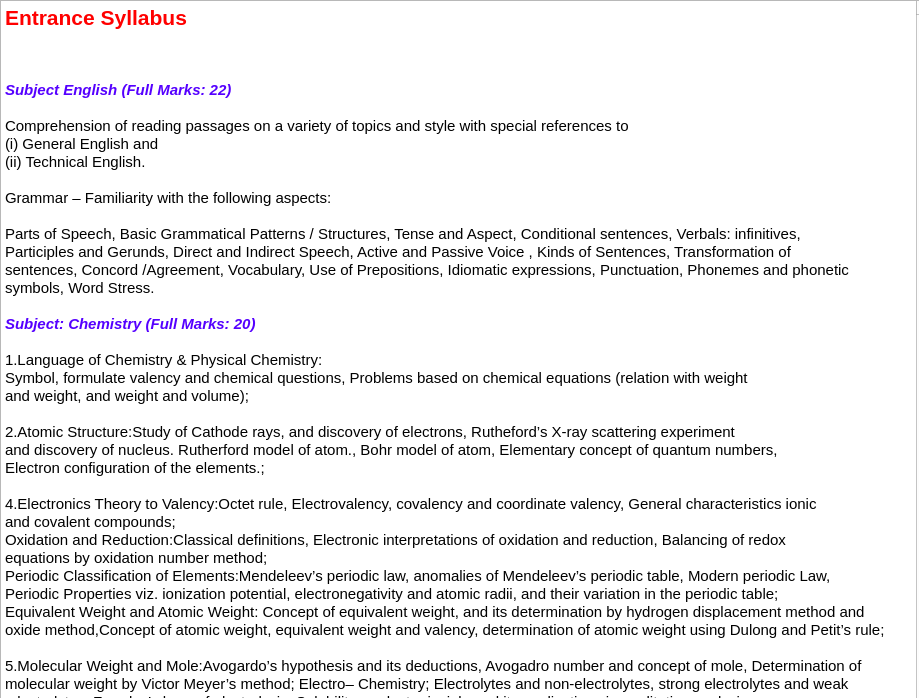
<?xml version="1.0" encoding="UTF-8"?>
<ui version="4.0">
 <class>allsyllabus</class>
 <widget class="QDialog" name="allsyllabus">
  <property name="geometry">
   <rect>
    <x>0</x>
    <y>0</y>
    <width>919</width>
    <height>698</height>
   </rect>
  </property>
  <property name="windowTitle">
   <string>Syllabus</string>
  </property>
  <widget class="QTextEdit" name="textEdit">
   <property name="geometry">
    <rect>
     <x>0</x>
     <y>0</y>
     <width>931</width>
     <height>1061</height>
    </rect>
   </property>
   <property name="html">
    <string>&lt;!DOCTYPE HTML PUBLIC &quot;-//W3C//DTD HTML 4.0//EN&quot; &quot;http://www.w3.org/TR/REC-html40/strict.dtd&quot;&gt;
&lt;html&gt;&lt;head&gt;&lt;meta name=&quot;qrichtext&quot; content=&quot;1&quot; /&gt;&lt;style type=&quot;text/css&quot;&gt;
p, li { white-space: pre-wrap; }
&lt;/style&gt;&lt;/head&gt;&lt;body style=&quot; font-family:'Ubuntu'; font-size:10pt; font-weight:400; font-style:normal;&quot;&gt;
&lt;p align=&quot;justify&quot; style=&quot; margin-top:0px; margin-bottom:0px; margin-left:0px; margin-right:0px; -qt-block-indent:0; text-indent:0px;&quot;&gt;&lt;span style=&quot; font-family:'MS Shell Dlg 2'; font-size:16pt; font-weight:600; color:#ff0000;&quot;&gt;Entrance Syllabus&lt;/span&gt;&lt;/p&gt;
&lt;p align=&quot;justify&quot; style=&quot;-qt-paragraph-type:empty; margin-top:0px; margin-bottom:0px; margin-left:0px; margin-right:0px; -qt-block-indent:0; text-indent:0px; font-family:'MS Shell Dlg 2'; font-size:11pt;&quot;&gt;&lt;br /&gt;&lt;/p&gt;
&lt;p align=&quot;justify&quot; style=&quot;-qt-paragraph-type:empty; margin-top:0px; margin-bottom:0px; margin-left:0px; margin-right:0px; -qt-block-indent:0; text-indent:0px;&quot;&gt;&lt;br /&gt;&lt;/p&gt;
&lt;p align=&quot;justify&quot; style=&quot;-qt-paragraph-type:empty; margin-top:0px; margin-bottom:0px; margin-left:0px; margin-right:0px; -qt-block-indent:0; text-indent:0px; font-family:'MS Shell Dlg 2'; font-size:11pt;&quot;&gt;&lt;br /&gt;&lt;/p&gt;
&lt;p align=&quot;justify&quot; style=&quot; margin-top:0px; margin-bottom:0px; margin-left:0px; margin-right:0px; -qt-block-indent:0; text-indent:0px;&quot;&gt;&lt;span style=&quot; font-family:'MS Shell Dlg 2'; font-size:11pt; font-weight:600; font-style:italic; color:#5500ff;&quot;&gt;Subject English (Full Marks: 22)&lt;/span&gt;&lt;/p&gt;
&lt;p align=&quot;justify&quot; style=&quot;-qt-paragraph-type:empty; margin-top:0px; margin-bottom:0px; margin-left:0px; margin-right:0px; -qt-block-indent:0; text-indent:0px; font-family:'MS Shell Dlg 2'; font-size:11pt; font-weight:600; font-style:italic;&quot;&gt;&lt;br /&gt;&lt;/p&gt;
&lt;p align=&quot;justify&quot; style=&quot; margin-top:0px; margin-bottom:0px; margin-left:0px; margin-right:0px; -qt-block-indent:0; text-indent:0px;&quot;&gt;&lt;span style=&quot; font-family:'MS Shell Dlg 2'; font-size:11pt;&quot;&gt;Comprehension of reading passages on a variety of topics and style with special references to &lt;/span&gt;&lt;/p&gt;
&lt;p align=&quot;justify&quot; style=&quot; margin-top:0px; margin-bottom:0px; margin-left:0px; margin-right:0px; -qt-block-indent:0; text-indent:0px;&quot;&gt;&lt;span style=&quot; font-family:'MS Shell Dlg 2'; font-size:11pt;&quot;&gt;(i) General English and &lt;/span&gt;&lt;/p&gt;
&lt;p align=&quot;justify&quot; style=&quot; margin-top:0px; margin-bottom:0px; margin-left:0px; margin-right:0px; -qt-block-indent:0; text-indent:0px;&quot;&gt;&lt;span style=&quot; font-family:'MS Shell Dlg 2'; font-size:11pt;&quot;&gt;(ii) Technical English.&lt;/span&gt;&lt;/p&gt;
&lt;p align=&quot;justify&quot; style=&quot;-qt-paragraph-type:empty; margin-top:0px; margin-bottom:0px; margin-left:0px; margin-right:0px; -qt-block-indent:0; text-indent:0px; font-family:'MS Shell Dlg 2'; font-size:11pt;&quot;&gt;&lt;br /&gt;&lt;/p&gt;
&lt;p align=&quot;justify&quot; style=&quot; margin-top:0px; margin-bottom:0px; margin-left:0px; margin-right:0px; -qt-block-indent:0; text-indent:0px;&quot;&gt;&lt;span style=&quot; font-family:'MS Shell Dlg 2'; font-size:11pt;&quot;&gt;Grammar – Familiarity with the following aspects:&lt;/span&gt;&lt;/p&gt;
&lt;p align=&quot;justify&quot; style=&quot;-qt-paragraph-type:empty; margin-top:0px; margin-bottom:0px; margin-left:0px; margin-right:0px; -qt-block-indent:0; text-indent:0px; font-family:'MS Shell Dlg 2'; font-size:11pt;&quot;&gt;&lt;br /&gt;&lt;/p&gt;
&lt;p align=&quot;justify&quot; style=&quot; margin-top:0px; margin-bottom:0px; margin-left:0px; margin-right:0px; -qt-block-indent:0; text-indent:0px;&quot;&gt;&lt;span style=&quot; font-family:'MS Shell Dlg 2'; font-size:11pt;&quot;&gt;Parts of Speech, Basic Grammatical Patterns / Structures, Tense and Aspect, Conditional sentences, Verbals: infinitives, &lt;/span&gt;&lt;/p&gt;
&lt;p align=&quot;justify&quot; style=&quot; margin-top:0px; margin-bottom:0px; margin-left:0px; margin-right:0px; -qt-block-indent:0; text-indent:0px;&quot;&gt;&lt;span style=&quot; font-family:'MS Shell Dlg 2'; font-size:11pt;&quot;&gt;Participles and Gerunds, Direct and Indirect Speech, Active and Passive Voice , Kinds of Sentences, Transformation of &lt;/span&gt;&lt;/p&gt;
&lt;p align=&quot;justify&quot; style=&quot; margin-top:0px; margin-bottom:0px; margin-left:0px; margin-right:0px; -qt-block-indent:0; text-indent:0px;&quot;&gt;&lt;span style=&quot; font-family:'MS Shell Dlg 2'; font-size:11pt;&quot;&gt;sentences, Concord /Agreement, Vocabulary, Use of Prepositions, Idiomatic expressions, Punctuation, Phonemes and phonetic &lt;/span&gt;&lt;/p&gt;
&lt;p align=&quot;justify&quot; style=&quot; margin-top:0px; margin-bottom:0px; margin-left:0px; margin-right:0px; -qt-block-indent:0; text-indent:0px;&quot;&gt;&lt;span style=&quot; font-family:'MS Shell Dlg 2'; font-size:11pt;&quot;&gt;symbols, Word Stress.&lt;/span&gt;&lt;/p&gt;
&lt;p align=&quot;justify&quot; style=&quot;-qt-paragraph-type:empty; margin-top:0px; margin-bottom:0px; margin-left:0px; margin-right:0px; -qt-block-indent:0; text-indent:0px; font-family:'MS Shell Dlg 2'; font-size:11pt;&quot;&gt;&lt;br /&gt;&lt;/p&gt;
&lt;p align=&quot;justify&quot; style=&quot; margin-top:0px; margin-bottom:0px; margin-left:0px; margin-right:0px; -qt-block-indent:0; text-indent:0px;&quot;&gt;&lt;span style=&quot; font-family:'MS Shell Dlg 2'; font-size:11pt; font-weight:600; font-style:italic; color:#5500ff;&quot;&gt;Subject: Chemistry (Full Marks: 20)&lt;/span&gt;&lt;/p&gt;
&lt;p align=&quot;justify&quot; style=&quot;-qt-paragraph-type:empty; margin-top:0px; margin-bottom:0px; margin-left:0px; margin-right:0px; -qt-block-indent:0; text-indent:0px; font-family:'MS Shell Dlg 2'; font-size:11pt;&quot;&gt;&lt;br /&gt;&lt;/p&gt;
&lt;p align=&quot;justify&quot; style=&quot; margin-top:0px; margin-bottom:0px; margin-left:0px; margin-right:0px; -qt-block-indent:0; text-indent:0px;&quot;&gt;&lt;span style=&quot; font-family:'MS Shell Dlg 2'; font-size:11pt;&quot;&gt;1.Language of Chemistry &amp;amp; Physical Chemistry:&lt;/span&gt;&lt;/p&gt;
&lt;p align=&quot;justify&quot; style=&quot; margin-top:0px; margin-bottom:0px; margin-left:0px; margin-right:0px; -qt-block-indent:0; text-indent:0px;&quot;&gt;&lt;span style=&quot; font-family:'MS Shell Dlg 2'; font-size:11pt;&quot;&gt;Symbol, formulate valency and chemical questions, Problems based on chemical equations (relation with weight &lt;/span&gt;&lt;/p&gt;
&lt;p align=&quot;justify&quot; style=&quot; margin-top:0px; margin-bottom:0px; margin-left:0px; margin-right:0px; -qt-block-indent:0; text-indent:0px;&quot;&gt;&lt;span style=&quot; font-family:'MS Shell Dlg 2'; font-size:11pt;&quot;&gt;and weight, and weight and volume);&lt;/span&gt;&lt;/p&gt;
&lt;p align=&quot;justify&quot; style=&quot;-qt-paragraph-type:empty; margin-top:0px; margin-bottom:0px; margin-left:0px; margin-right:0px; -qt-block-indent:0; text-indent:0px; font-family:'MS Shell Dlg 2'; font-size:11pt;&quot;&gt;&lt;br /&gt;&lt;/p&gt;
&lt;p align=&quot;justify&quot; style=&quot; margin-top:0px; margin-bottom:0px; margin-left:0px; margin-right:0px; -qt-block-indent:0; text-indent:0px;&quot;&gt;&lt;span style=&quot; font-family:'MS Shell Dlg 2'; font-size:11pt;&quot;&gt;2.Atomic Structure:Study of Cathode rays, and discovery of electrons, Rutheford’s X-ray scattering experiment &lt;/span&gt;&lt;/p&gt;
&lt;p align=&quot;justify&quot; style=&quot; margin-top:0px; margin-bottom:0px; margin-left:0px; margin-right:0px; -qt-block-indent:0; text-indent:0px;&quot;&gt;&lt;span style=&quot; font-family:'MS Shell Dlg 2'; font-size:11pt;&quot;&gt;and discovery of nucleus. Rutherford model of atom., Bohr model of atom, Elementary concept of quantum numbers, &lt;/span&gt;&lt;/p&gt;
&lt;p align=&quot;justify&quot; style=&quot; margin-top:0px; margin-bottom:0px; margin-left:0px; margin-right:0px; -qt-block-indent:0; text-indent:0px;&quot;&gt;&lt;span style=&quot; font-family:'MS Shell Dlg 2'; font-size:11pt;&quot;&gt;Electron configuration of the elements.;&lt;/span&gt;&lt;/p&gt;
&lt;p align=&quot;justify&quot; style=&quot;-qt-paragraph-type:empty; margin-top:0px; margin-bottom:0px; margin-left:0px; margin-right:0px; -qt-block-indent:0; text-indent:0px; font-family:'MS Shell Dlg 2'; font-size:11pt;&quot;&gt;&lt;br /&gt;&lt;/p&gt;
&lt;p align=&quot;justify&quot; style=&quot; margin-top:0px; margin-bottom:0px; margin-left:0px; margin-right:0px; -qt-block-indent:0; text-indent:0px;&quot;&gt;&lt;span style=&quot; font-family:'MS Shell Dlg 2'; font-size:11pt;&quot;&gt;4.Electronics Theory to Valency:Octet rule, Electrovalency, covalency and coordinate valency, General characteristics ionic &lt;/span&gt;&lt;/p&gt;
&lt;p align=&quot;justify&quot; style=&quot; margin-top:0px; margin-bottom:0px; margin-left:0px; margin-right:0px; -qt-block-indent:0; text-indent:0px;&quot;&gt;&lt;span style=&quot; font-family:'MS Shell Dlg 2'; font-size:11pt;&quot;&gt;and covalent compounds;&lt;/span&gt;&lt;/p&gt;
&lt;p align=&quot;justify&quot; style=&quot; margin-top:0px; margin-bottom:0px; margin-left:0px; margin-right:0px; -qt-block-indent:0; text-indent:0px;&quot;&gt;&lt;span style=&quot; font-family:'MS Shell Dlg 2'; font-size:11pt;&quot;&gt;Oxidation and Reduction:Classical definitions, Electronic interpretations of oxidation and reduction, Balancing of redox &lt;/span&gt;&lt;/p&gt;
&lt;p align=&quot;justify&quot; style=&quot; margin-top:0px; margin-bottom:0px; margin-left:0px; margin-right:0px; -qt-block-indent:0; text-indent:0px;&quot;&gt;&lt;span style=&quot; font-family:'MS Shell Dlg 2'; font-size:11pt;&quot;&gt;equations by oxidation number method;&lt;/span&gt;&lt;/p&gt;
&lt;p align=&quot;justify&quot; style=&quot; margin-top:0px; margin-bottom:0px; margin-left:0px; margin-right:0px; -qt-block-indent:0; text-indent:0px;&quot;&gt;&lt;span style=&quot; font-family:'MS Shell Dlg 2'; font-size:11pt;&quot;&gt;Periodic Classification of Elements:Mendeleev’s periodic law, anomalies of Mendeleev’s periodic table, Modern periodic Law,&lt;/span&gt;&lt;/p&gt;
&lt;p align=&quot;justify&quot; style=&quot; margin-top:0px; margin-bottom:0px; margin-left:0px; margin-right:0px; -qt-block-indent:0; text-indent:0px;&quot;&gt;&lt;span style=&quot; font-family:'MS Shell Dlg 2'; font-size:11pt;&quot;&gt;Periodic Properties viz. ionization potential, electronegativity and atomic radii, and their variation in the periodic table; &lt;/span&gt;&lt;/p&gt;
&lt;p align=&quot;justify&quot; style=&quot; margin-top:0px; margin-bottom:0px; margin-left:0px; margin-right:0px; -qt-block-indent:0; text-indent:0px;&quot;&gt;&lt;span style=&quot; font-family:'MS Shell Dlg 2'; font-size:11pt;&quot;&gt;Equivalent Weight and Atomic Weight: Concept of equivalent weight, and its determination by hydrogen displacement method and &lt;/span&gt;&lt;/p&gt;
&lt;p align=&quot;justify&quot; style=&quot; margin-top:0px; margin-bottom:0px; margin-left:0px; margin-right:0px; -qt-block-indent:0; text-indent:0px;&quot;&gt;&lt;span style=&quot; font-family:'MS Shell Dlg 2'; font-size:11pt;&quot;&gt;oxide method,Concept of atomic weight, equivalent weight and valency, determination of atomic weight using Dulong and Petit’s rule;&lt;/span&gt;&lt;/p&gt;
&lt;p align=&quot;justify&quot; style=&quot;-qt-paragraph-type:empty; margin-top:0px; margin-bottom:0px; margin-left:0px; margin-right:0px; -qt-block-indent:0; text-indent:0px; font-family:'MS Shell Dlg 2'; font-size:11pt;&quot;&gt;&lt;br /&gt;&lt;/p&gt;
&lt;p align=&quot;justify&quot; style=&quot; margin-top:0px; margin-bottom:0px; margin-left:0px; margin-right:0px; -qt-block-indent:0; text-indent:0px;&quot;&gt;&lt;span style=&quot; font-family:'MS Shell Dlg 2'; font-size:11pt;&quot;&gt;5.Molecular Weight and Mole:Avogardo’s hypothesis and its deductions, Avogadro number and concept of mole, Determination of &lt;/span&gt;&lt;/p&gt;
&lt;p align=&quot;justify&quot; style=&quot; margin-top:0px; margin-bottom:0px; margin-left:0px; margin-right:0px; -qt-block-indent:0; text-indent:0px;&quot;&gt;&lt;span style=&quot; font-family:'MS Shell Dlg 2'; font-size:11pt;&quot;&gt;molecular weight by Victor Meyer’s method; Electro– Chemistry; Electrolytes and non-electrolytes, strong electrolytes and weak&lt;/span&gt;&lt;/p&gt;
&lt;p align=&quot;justify&quot; style=&quot; margin-top:0px; margin-bottom:0px; margin-left:0px; margin-right:0px; -qt-block-indent:0; text-indent:0px;&quot;&gt;&lt;span style=&quot; font-family:'MS Shell Dlg 2'; font-size:11pt;&quot;&gt; electrolytes, Faraday’s laws of electrolysis, Solubility product principle and its applications in qualitative analysis; &lt;/span&gt;&lt;/p&gt;
&lt;p align=&quot;justify&quot; style=&quot; margin-top:0px; margin-bottom:0px; margin-left:0px; margin-right:0px; -qt-block-indent:0; text-indent:0px;&quot;&gt;&lt;span style=&quot; font-family:'MS Shell Dlg 2'; font-size:11pt;&quot;&gt;Theories of Acids and Bases: Arrhenius theory, Bronsted and Lowry theory, Lewis theory; Volumetric Analysis Equivalent weights &lt;/span&gt;&lt;/p&gt;
&lt;p align=&quot;justify&quot; style=&quot; margin-top:0px; margin-bottom:0px; margin-left:0px; margin-right:0px; -qt-block-indent:0; text-indent:0px;&quot;&gt;&lt;span style=&quot; font-family:'MS Shell Dlg 2'; font-size:11pt;&quot;&gt;of acids, base and salts, Principles of acidimetry and alkalimetry, pH and pH scale.&lt;/span&gt;&lt;/p&gt;
&lt;p align=&quot;justify&quot; style=&quot;-qt-paragraph-type:empty; margin-top:0px; margin-bottom:0px; margin-left:0px; margin-right:0px; -qt-block-indent:0; text-indent:0px; font-family:'MS Shell Dlg 2'; font-size:11pt;&quot;&gt;&lt;br /&gt;&lt;/p&gt;
&lt;p align=&quot;justify&quot; style=&quot; margin-top:0px; margin-bottom:0px; margin-left:0px; margin-right:0px; -qt-block-indent:0; text-indent:0px;&quot;&gt;&lt;span style=&quot; font-family:'MS Shell Dlg 2'; font-size:11pt;&quot;&gt;6.Non-Metals&lt;/span&gt;&lt;/p&gt;
&lt;p align=&quot;justify&quot; style=&quot;-qt-paragraph-type:empty; margin-top:0px; margin-bottom:0px; margin-left:0px; margin-right:0px; -qt-block-indent:0; text-indent:0px; font-family:'MS Shell Dlg 2'; font-size:11pt;&quot;&gt;&lt;br /&gt;&lt;/p&gt;
&lt;p align=&quot;justify&quot; style=&quot; margin-top:0px; margin-bottom:0px; margin-left:0px; margin-right:0px; -qt-block-indent:0; text-indent:0px;&quot;&gt;&lt;span style=&quot; font-family:'MS Shell Dlg 2'; font-size:11pt;&quot;&gt;Water: Hard water and soft water, Causes and removal of hardness of water; Nitrogen and its Compounds:Nitrogen cycle, Preparation&lt;/span&gt;&lt;/p&gt;
&lt;p align=&quot;justify&quot; style=&quot; margin-top:0px; margin-bottom:0px; margin-left:0px; margin-right:0px; -qt-block-indent:0; text-indent:0px;&quot;&gt;&lt;span style=&quot; font-family:'MS Shell Dlg 2'; font-size:11pt;&quot;&gt; of ammonia and nitric acid in the lab, and their properties, Manufacture of ammonia and nitric acid, Sulphur and its Compound.&lt;/span&gt;&lt;/p&gt;
&lt;p align=&quot;justify&quot; style=&quot;-qt-paragraph-type:empty; margin-top:0px; margin-bottom:0px; margin-left:0px; margin-right:0px; -qt-block-indent:0; text-indent:0px; font-family:'MS Shell Dlg 2'; font-size:11pt;&quot;&gt;&lt;br /&gt;&lt;/p&gt;
&lt;p align=&quot;justify&quot; style=&quot; margin-top:0px; margin-bottom:0px; margin-left:0px; margin-right:0px; -qt-block-indent:0; text-indent:0px;&quot;&gt;&lt;span style=&quot; font-family:'MS Shell Dlg 2'; font-size:11pt;&quot;&gt;Allotropy of sulphur, Preparation of hydrogen sulphide, sulphure dioxide in the lab, and their properties, Manufacture of sulphuric&lt;/span&gt;&lt;/p&gt;
&lt;p align=&quot;justify&quot; style=&quot; margin-top:0px; margin-bottom:0px; margin-left:0px; margin-right:0px; -qt-block-indent:0; text-indent:0px;&quot;&gt;&lt;span style=&quot; font-family:'MS Shell Dlg 2'; font-size:11pt;&quot;&gt; acid by contact process; Halogens and Their Compound: Position of halogens in the periodic table, Preparation of chlorine and hydrogen&lt;/span&gt;&lt;/p&gt;
&lt;p align=&quot;justify&quot; style=&quot; margin-top:0px; margin-bottom:0px; margin-left:0px; margin-right:0px; -qt-block-indent:0; text-indent:0px;&quot;&gt;&lt;span style=&quot; font-family:'MS Shell Dlg 2'; font-size:11pt;&quot;&gt; chloride in the lab, and their properties.&lt;/span&gt;&lt;/p&gt;
&lt;p align=&quot;justify&quot; style=&quot;-qt-paragraph-type:empty; margin-top:0px; margin-bottom:0px; margin-left:0px; margin-right:0px; -qt-block-indent:0; text-indent:0px; font-family:'MS Shell Dlg 2'; font-size:11pt;&quot;&gt;&lt;br /&gt;&lt;/p&gt;
&lt;p align=&quot;justify&quot; style=&quot; margin-top:0px; margin-bottom:0px; margin-left:0px; margin-right:0px; -qt-block-indent:0; text-indent:0px;&quot;&gt;&lt;span style=&quot; font-family:'MS Shell Dlg 2'; font-size:11pt;&quot;&gt;7.Metals&lt;/span&gt;&lt;/p&gt;
&lt;p align=&quot;justify&quot; style=&quot;-qt-paragraph-type:empty; margin-top:0px; margin-bottom:0px; margin-left:0px; margin-right:0px; -qt-block-indent:0; text-indent:0px; font-family:'MS Shell Dlg 2'; font-size:11pt;&quot;&gt;&lt;br /&gt;&lt;/p&gt;
&lt;p align=&quot;justify&quot; style=&quot; margin-top:0px; margin-bottom:0px; margin-left:0px; margin-right:0px; -qt-block-indent:0; text-indent:0px;&quot;&gt;&lt;span style=&quot; font-family:'MS Shell Dlg 2'; font-size:11pt;&quot;&gt;Compounds of Metals: General methods of preparation and properties of oxides, hydroxides, chlorides, nitrates, sulphates and carbonates of metals; Sodium: Extraction of Sodium (Down’s process), Manufacture of caustic soda sodium carbonate; Copper: Extraction of copper from copper pyrite, Manufacture of Blue vitriol; Zinc: Extraction of zinc from zinc blend, Galvanization; Iron: Extraction of cast iron from hematite, Cast iron, steel and wrought iron, Types of steel, Manufacture of steel&lt;/span&gt;&lt;/p&gt;
&lt;p align=&quot;justify&quot; style=&quot;-qt-paragraph-type:empty; margin-top:0px; margin-bottom:0px; margin-left:0px; margin-right:0px; -qt-block-indent:0; text-indent:0px; font-family:'MS Shell Dlg 2'; font-size:11pt;&quot;&gt;&lt;br /&gt;&lt;/p&gt;
&lt;p align=&quot;justify&quot; style=&quot; margin-top:0px; margin-bottom:0px; margin-left:0px; margin-right:0px; -qt-block-indent:0; text-indent:0px;&quot;&gt;&lt;span style=&quot; font-family:'MS Shell Dlg 2'; font-size:11pt;&quot;&gt;8.Organic Chemistry&lt;/span&gt;&lt;/p&gt;
&lt;p align=&quot;justify&quot; style=&quot;-qt-paragraph-type:empty; margin-top:0px; margin-bottom:0px; margin-left:0px; margin-right:0px; -qt-block-indent:0; text-indent:0px; font-family:'MS Shell Dlg 2'; font-size:11pt;&quot;&gt;&lt;br /&gt;&lt;/p&gt;
&lt;p align=&quot;justify&quot; style=&quot; margin-top:0px; margin-bottom:0px; margin-left:0px; margin-right:0px; -qt-block-indent:0; text-indent:0px;&quot;&gt;&lt;span style=&quot; font-family:'MS Shell Dlg 2'; font-size:11pt;&quot;&gt;Sources and Purification of organic Compounds: Characteristics of organic compounds, Sources of organic compounds, Purification of organic compounds;&lt;/span&gt;&lt;/p&gt;
&lt;p align=&quot;justify&quot; style=&quot; margin-top:0px; margin-bottom:0px; margin-left:0px; margin-right:0px; -qt-block-indent:0; text-indent:0px;&quot;&gt;&lt;span style=&quot; font-family:'MS Shell Dlg 2'; font-size:11pt;&quot;&gt; Classification and nomenclature of organic Compounds: Functional group, homologous series, and isomerism (structural only), &lt;/span&gt;&lt;/p&gt;
&lt;p align=&quot;justify&quot; style=&quot; margin-top:0px; margin-bottom:0px; margin-left:0px; margin-right:0px; -qt-block-indent:0; text-indent:0px;&quot;&gt;&lt;span style=&quot; font-family:'MS Shell Dlg 2'; font-size:11pt;&quot;&gt;Classification of organic compounds, Common names, and I.U.P.A.C. naming system.Saturated and unsaturated Hydrocarbons &amp;amp; Aromatic compound: &lt;/span&gt;&lt;/p&gt;
&lt;p align=&quot;justify&quot; style=&quot; margin-top:0px; margin-bottom:0px; margin-left:0px; margin-right:0px; -qt-block-indent:0; text-indent:0px;&quot;&gt;&lt;span style=&quot; font-family:'MS Shell Dlg 2'; font-size:11pt;&quot;&gt;Preparation and properties of methane, Preparation and properties of ethylene and acetylene, Alkyl Halides: Preparation and properties of ethyl iodide;&lt;/span&gt;&lt;/p&gt;
&lt;p align=&quot;justify&quot; style=&quot; margin-top:0px; margin-bottom:0px; margin-left:0px; margin-right:0px; -qt-block-indent:0; text-indent:0px;&quot;&gt;&lt;span style=&quot; font-family:'MS Shell Dlg 2'; font-size:11pt;&quot;&gt; Aromatic Compounds: Structure of benzene, Preparation of benzene in the laboratory, Properties of benzene&lt;/span&gt;&lt;/p&gt;
&lt;p align=&quot;justify&quot; style=&quot;-qt-paragraph-type:empty; margin-top:0px; margin-bottom:0px; margin-left:0px; margin-right:0px; -qt-block-indent:0; text-indent:0px; font-family:'MS Shell Dlg 2'; font-size:11pt;&quot;&gt;&lt;br /&gt;&lt;/p&gt;
&lt;p align=&quot;justify&quot; style=&quot; margin-top:0px; margin-bottom:0px; margin-left:0px; margin-right:0px; -qt-block-indent:0; text-indent:0px;&quot;&gt;&lt;span style=&quot; font-family:'MS Shell Dlg 2'; font-size:11pt; font-weight:600; font-style:italic; color:#5500ff;&quot;&gt;Subject: Physics (Full Marks:40)&lt;/span&gt;&lt;/p&gt;
&lt;p align=&quot;justify&quot; style=&quot;-qt-paragraph-type:empty; margin-top:0px; margin-bottom:0px; margin-left:0px; margin-right:0px; -qt-block-indent:0; text-indent:0px; font-family:'MS Shell Dlg 2'; font-size:11pt; font-weight:600; font-style:italic; color:#5500ff;&quot;&gt;&lt;br /&gt;&lt;/p&gt;
&lt;p align=&quot;justify&quot; style=&quot; margin-top:0px; margin-bottom:0px; margin-left:0px; margin-right:0px; -qt-block-indent:0; text-indent:0px;&quot;&gt;&lt;span style=&quot; font-family:'MS Shell Dlg 2'; font-size:11pt;&quot;&gt;1.Mechanics&lt;/span&gt;&lt;/p&gt;
&lt;p align=&quot;justify&quot; style=&quot; margin-top:0px; margin-bottom:0px; margin-left:0px; margin-right:0px; -qt-block-indent:0; text-indent:0px;&quot;&gt;&lt;span style=&quot; font-family:'MS Shell Dlg 2'; font-size:11pt;&quot;&gt;Dimensions, Equations of motion, Motion of a projectile. Laws of motion. Addition and subtraction of vectors. Relative velocity. Equilibrium of forces. Moments. Centre of mass. Centre of gravity. Solid friction. Work, power and energy. Conservation of energy. Angular speed. Centripetal force. Moment of inertia. Torque on a body. Angular momentum. Rotational kinetic energy. Laws of gravitation. Gravitational intensity, Gravitational potential. Velocity of escape. Simple harmonic motion. Energy of SHM. Hooke’s Law. Breaking stress. Modules of elasticity. Energy stored in stretched wire. Surface tension phenomenon. Surface energy. Capillarity. Fluid pressure. Pascal law of transmission of fluid pressure. Archimedes’ principle. Flotation Stokes’ law. Terminal velocity,&lt;/span&gt;&lt;/p&gt;
&lt;p align=&quot;justify&quot; style=&quot;-qt-paragraph-type:empty; margin-top:0px; margin-bottom:0px; margin-left:0px; margin-right:0px; -qt-block-indent:0; text-indent:0px; font-family:'MS Shell Dlg 2'; font-size:11pt;&quot;&gt;&lt;br /&gt;&lt;/p&gt;
&lt;p align=&quot;justify&quot; style=&quot; margin-top:0px; margin-bottom:0px; margin-left:0px; margin-right:0px; -qt-block-indent:0; text-indent:0px;&quot;&gt;&lt;span style=&quot; font-family:'MS Shell Dlg 2'; font-size:11pt;&quot;&gt;2.Heat&lt;/span&gt;&lt;/p&gt;
&lt;p align=&quot;justify&quot; style=&quot; margin-top:0px; margin-bottom:0px; margin-left:0px; margin-right:0px; -qt-block-indent:0; text-indent:0px;&quot;&gt;&lt;span style=&quot; font-family:'MS Shell Dlg 2'; font-size:11pt;&quot;&gt;Heat and temperature. Temperature scale. Measurement of heat energy. Specific heat capacity. Latent heat. Saturated and Unsaturated vapour. Relative humidity and dew point. First law of thermodynamics. Reversible isothermal and adiabatic changes. Gas laws. Kinetic theory of gases. Second Law of thermodynamics. Carnot’s engine. Transfer dof Heat. Conduction, convection and radiation. Expansion of solid, liquid and gas.&lt;/span&gt;&lt;/p&gt;
&lt;p align=&quot;justify&quot; style=&quot;-qt-paragraph-type:empty; margin-top:0px; margin-bottom:0px; margin-left:0px; margin-right:0px; -qt-block-indent:0; text-indent:0px; font-family:'MS Shell Dlg 2'; font-size:11pt;&quot;&gt;&lt;br /&gt;&lt;/p&gt;
&lt;p align=&quot;justify&quot; style=&quot; margin-top:0px; margin-bottom:0px; margin-left:0px; margin-right:0px; -qt-block-indent:0; text-indent:0px;&quot;&gt;&lt;span style=&quot; font-family:'MS Shell Dlg 2'; font-size:11pt;&quot;&gt;3.Optics&lt;/span&gt;&lt;/p&gt;
&lt;p align=&quot;justify&quot; style=&quot; margin-top:0px; margin-bottom:0px; margin-left:0px; margin-right:0px; -qt-block-indent:0; text-indent:0px;&quot;&gt;&lt;span style=&quot; font-family:'MS Shell Dlg 2'; font-size:11pt;&quot;&gt;Formation of images by plane and curved mirrors. Refraction of light through plane surfaces. Total internal reflection. Critical angle. Refraction through prism. Maximum and minimum deviation. Formation of images by lenses. Dispersion. Achromatic combination of lenses visual angle. Angular magnification. Defect of vision. Telescope and microscope. Wave theory of light: introduction to Huygen’s principle and its application interference diffraction and polarization of light.&lt;/span&gt;&lt;/p&gt;
&lt;p align=&quot;justify&quot; style=&quot;-qt-paragraph-type:empty; margin-top:0px; margin-bottom:0px; margin-left:0px; margin-right:0px; -qt-block-indent:0; text-indent:0px; font-family:'MS Shell Dlg 2'; font-size:11pt;&quot;&gt;&lt;br /&gt;&lt;/p&gt;
&lt;p align=&quot;justify&quot; style=&quot; margin-top:0px; margin-bottom:0px; margin-left:0px; margin-right:0px; -qt-block-indent:0; text-indent:0px;&quot;&gt;&lt;span style=&quot; font-family:'MS Shell Dlg 2'; font-size:11pt;&quot;&gt;4.Sound&lt;/span&gt;&lt;/p&gt;
&lt;p align=&quot;justify&quot; style=&quot; margin-top:0px; margin-bottom:0px; margin-left:0px; margin-right:0px; -qt-block-indent:0; text-indent:0px;&quot;&gt;&lt;span style=&quot; font-family:'MS Shell Dlg 2'; font-size:11pt;&quot;&gt;Damped vibration. Forced oscillation. Resonance. Progressive waves, Principle of superposition. Velocity of sound in solid, liquid and gas: Laplaces correction. Characteristics of Sound wave. Beat phenomenon. Doppler effect. Stationary waves. Waves in pipes. Waves in String.&lt;/span&gt;&lt;/p&gt;
&lt;p align=&quot;justify&quot; style=&quot;-qt-paragraph-type:empty; margin-top:0px; margin-bottom:0px; margin-left:0px; margin-right:0px; -qt-block-indent:0; text-indent:0px; font-family:'MS Shell Dlg 2'; font-size:11pt;&quot;&gt;&lt;br /&gt;&lt;/p&gt;
&lt;p align=&quot;justify&quot; style=&quot; margin-top:0px; margin-bottom:0px; margin-left:0px; margin-right:0px; -qt-block-indent:0; text-indent:0px;&quot;&gt;&lt;span style=&quot; font-family:'MS Shell Dlg 2'; font-size:11pt;&quot;&gt;5.Electricity&lt;/span&gt;&lt;/p&gt;
&lt;p align=&quot;justify&quot; style=&quot; margin-top:0px; margin-bottom:0px; margin-left:0px; margin-right:0px; -qt-block-indent:0; text-indent:0px;&quot;&gt;&lt;span style=&quot; font-family:'MS Shell Dlg 2'; font-size:11pt;&quot;&gt;Electric Charge. Gold leaf electroscope. Charging by induction Faraday’s ice pail experiment. Coulomb’s law. Permitivity. Electric field. Gauss’s law and its application. Electric potential. Capacitors. Ohm’s Law. Resistance– combination of resistances. emf. Kirchhoff’s law and its application. Heating effect of current. Thermoelectricity. Chemical effect of current. Potentiometer. Wheatstone bridge. Galvanometer. Conversion of galvanometer into voltmeter and ammeter. Magnetic Field. Earth’s magnetism. Magnetic Flux. Force on a current carrying conductor. Ampere’s law, Biot-Savart’s law and their applications. Solenoid. Electromagnetic induction. AC circuits.&lt;/span&gt;&lt;/p&gt;
&lt;p align=&quot;justify&quot; style=&quot;-qt-paragraph-type:empty; margin-top:0px; margin-bottom:0px; margin-left:0px; margin-right:0px; -qt-block-indent:0; text-indent:0px; font-family:'MS Shell Dlg 2'; font-size:11pt;&quot;&gt;&lt;br /&gt;&lt;/p&gt;
&lt;p align=&quot;justify&quot; style=&quot; margin-top:0px; margin-bottom:0px; margin-left:0px; margin-right:0px; -qt-block-indent:0; text-indent:0px;&quot;&gt;&lt;span style=&quot; font-family:'MS Shell Dlg 2'; font-size:11pt;&quot;&gt;6.Atomic Physics and Electronics&lt;/span&gt;&lt;/p&gt;
&lt;p align=&quot;justify&quot; style=&quot; margin-top:0px; margin-bottom:0px; margin-left:0px; margin-right:0px; -qt-block-indent:0; text-indent:0px;&quot;&gt;&lt;span style=&quot; font-family:'MS Shell Dlg 2'; font-size:11pt;&quot;&gt;Discharge electricity through gases. Cathode rays. Electronic mass and charge Bohr’s theory of atomic structure. Energy level. X-rays. Photoelectric effect Radioactivity. Nuclear – fission and fusion.&lt;/span&gt;&lt;/p&gt;
&lt;p align=&quot;justify&quot; style=&quot;-qt-paragraph-type:empty; margin-top:0px; margin-bottom:0px; margin-left:0px; margin-right:0px; -qt-block-indent:0; text-indent:0px; font-family:'MS Shell Dlg 2'; font-size:11pt;&quot;&gt;&lt;br /&gt;&lt;/p&gt;
&lt;p align=&quot;justify&quot; style=&quot; margin-top:0px; margin-bottom:0px; margin-left:0px; margin-right:0px; -qt-block-indent:0; text-indent:0px;&quot;&gt;&lt;span style=&quot; font-family:'MS Shell Dlg 2'; font-size:11pt;&quot;&gt;7.Semiconductors. Junction Transistor.&lt;/span&gt;&lt;/p&gt;
&lt;p align=&quot;justify&quot; style=&quot;-qt-paragraph-type:empty; margin-top:0px; margin-bottom:0px; margin-left:0px; margin-right:0px; -qt-block-indent:0; text-indent:0px; font-family:'MS Shell Dlg 2'; font-size:11pt;&quot;&gt;&lt;br /&gt;&lt;/p&gt;
&lt;p align=&quot;justify&quot; style=&quot; margin-top:0px; margin-bottom:0px; margin-left:0px; margin-right:0px; -qt-block-indent:0; text-indent:0px;&quot;&gt;&lt;span style=&quot; font-family:'MS Shell Dlg 2'; font-size:11pt; font-weight:600; font-style:italic; color:#5500ff;&quot;&gt;Subject: Mathematics (Full Marks: 40)&lt;/span&gt;&lt;/p&gt;
&lt;p align=&quot;justify&quot; style=&quot;-qt-paragraph-type:empty; margin-top:0px; margin-bottom:0px; margin-left:0px; margin-right:0px; -qt-block-indent:0; text-indent:0px; font-family:'MS Shell Dlg 2'; font-size:11pt;&quot;&gt;&lt;br /&gt;&lt;/p&gt;
&lt;p align=&quot;justify&quot; style=&quot; margin-top:0px; margin-bottom:0px; margin-left:0px; margin-right:0px; -qt-block-indent:0; text-indent:0px;&quot;&gt;&lt;span style=&quot; font-family:'MS Shell Dlg 2'; font-size:11pt;&quot;&gt;1.Set and Function&lt;/span&gt;&lt;/p&gt;
&lt;p align=&quot;justify&quot; style=&quot; margin-top:0px; margin-bottom:0px; margin-left:0px; margin-right:0px; -qt-block-indent:0; text-indent:0px;&quot;&gt;&lt;span style=&quot; font-family:'MS Shell Dlg 2'; font-size:11pt;&quot;&gt;Set and relations, Functions and graphs, Algebraic, Trigonometric, Exponential, Logarithmic and hyperbolic functions and their inverses.&lt;/span&gt;&lt;/p&gt;
&lt;p align=&quot;justify&quot; style=&quot;-qt-paragraph-type:empty; margin-top:0px; margin-bottom:0px; margin-left:0px; margin-right:0px; -qt-block-indent:0; text-indent:0px; font-family:'MS Shell Dlg 2'; font-size:11pt;&quot;&gt;&lt;br /&gt;&lt;/p&gt;
&lt;p align=&quot;justify&quot; style=&quot; margin-top:0px; margin-bottom:0px; margin-left:0px; margin-right:0px; -qt-block-indent:0; text-indent:0px;&quot;&gt;&lt;span style=&quot; font-family:'MS Shell Dlg 2'; font-size:11pt;&quot;&gt;2.Algebra&lt;/span&gt;&lt;/p&gt;
&lt;p align=&quot;justify&quot; style=&quot; margin-top:0px; margin-bottom:0px; margin-left:0px; margin-right:0px; -qt-block-indent:0; text-indent:0px;&quot;&gt;&lt;span style=&quot; font-family:'MS Shell Dlg 2'; font-size:11pt;&quot;&gt;Determinats, matrices, Inverse of a matrix, uses of complex numbers, Polynomial equations, sequence and series, Permutation and combination, Binomial theorem, exponential, Logarithmic series.&lt;/span&gt;&lt;/p&gt;
&lt;p align=&quot;justify&quot; style=&quot;-qt-paragraph-type:empty; margin-top:0px; margin-bottom:0px; margin-left:0px; margin-right:0px; -qt-block-indent:0; text-indent:0px; font-family:'MS Shell Dlg 2'; font-size:11pt;&quot;&gt;&lt;br /&gt;&lt;/p&gt;
&lt;p align=&quot;justify&quot; style=&quot; margin-top:0px; margin-bottom:0px; margin-left:0px; margin-right:0px; -qt-block-indent:0; text-indent:0px;&quot;&gt;&lt;span style=&quot; font-family:'MS Shell Dlg 2'; font-size:11pt;&quot;&gt;3.Trigonometry&lt;/span&gt;&lt;/p&gt;
&lt;p align=&quot;justify&quot; style=&quot; margin-top:0px; margin-bottom:0px; margin-left:0px; margin-right:0px; -qt-block-indent:0; text-indent:0px;&quot;&gt;&lt;span style=&quot; font-family:'MS Shell Dlg 2'; font-size:11pt;&quot;&gt;Trigonometric equations and general values, Inverse trigonometric functions, Principal values, Properties of triangles; Centroid, incentre, Orthocentre and circumcentre and their properties.&lt;/span&gt;&lt;/p&gt;
&lt;p align=&quot;justify&quot; style=&quot;-qt-paragraph-type:empty; margin-top:0px; margin-bottom:0px; margin-left:0px; margin-right:0px; -qt-block-indent:0; text-indent:0px; font-family:'MS Shell Dlg 2'; font-size:11pt;&quot;&gt;&lt;br /&gt;&lt;/p&gt;
&lt;p align=&quot;justify&quot; style=&quot; margin-top:0px; margin-bottom:0px; margin-left:0px; margin-right:0px; -qt-block-indent:0; text-indent:0px;&quot;&gt;&lt;span style=&quot; font-family:'MS Shell Dlg 2'; font-size:11pt;&quot;&gt;4.Coordinate Geometry&lt;/span&gt;&lt;/p&gt;
&lt;p align=&quot;justify&quot; style=&quot; margin-top:0px; margin-bottom:0px; margin-left:0px; margin-right:0px; -qt-block-indent:0; text-indent:0px;&quot;&gt;&lt;span style=&quot; font-family:'MS Shell Dlg 2'; font-size:11pt;&quot;&gt;Coordinates in a plane, Straight lines, Pair of lines, Circles, Conic sections: Parabola, ellipse and hyperbola. Standard equations and simple properties, Coordinates in space, Plane and its equation.&lt;/span&gt;&lt;/p&gt;
&lt;p align=&quot;justify&quot; style=&quot;-qt-paragraph-type:empty; margin-top:0px; margin-bottom:0px; margin-left:0px; margin-right:0px; -qt-block-indent:0; text-indent:0px; font-family:'MS Shell Dlg 2'; font-size:11pt;&quot;&gt;&lt;br /&gt;&lt;/p&gt;
&lt;p align=&quot;justify&quot; style=&quot; margin-top:0px; margin-bottom:0px; margin-left:0px; margin-right:0px; -qt-block-indent:0; text-indent:0px;&quot;&gt;&lt;span style=&quot; font-family:'MS Shell Dlg 2'; font-size:11pt;&quot;&gt;5.Calculus&lt;/span&gt;&lt;/p&gt;
&lt;p align=&quot;justify&quot; style=&quot; margin-top:0px; margin-bottom:0px; margin-left:0px; margin-right:0px; -qt-block-indent:0; text-indent:0px;&quot;&gt;&lt;span style=&quot; font-family:'MS Shell Dlg 2'; font-size:11pt;&quot;&gt;Limit and continuity of functions, Derivatives and application of derivative – Tangent and normal, Rate of change, differentials dy and actual change ∆y. Maxima and Minima of a function.; Antiderivatives (Integrations): rules of Integration, Standard Integrals, Definite integral as the limit of a sum. Application to areas under a curve and area between two curves.&lt;/span&gt;&lt;/p&gt;
&lt;p align=&quot;justify&quot; style=&quot;-qt-paragraph-type:empty; margin-top:0px; margin-bottom:0px; margin-left:0px; margin-right:0px; -qt-block-indent:0; text-indent:0px; font-family:'MS Shell Dlg 2'; font-size:11pt;&quot;&gt;&lt;br /&gt;&lt;/p&gt;
&lt;p align=&quot;justify&quot; style=&quot; margin-top:0px; margin-bottom:0px; margin-left:0px; margin-right:0px; -qt-block-indent:0; text-indent:0px;&quot;&gt;&lt;span style=&quot; font-family:'MS Shell Dlg 2'; font-size:11pt;&quot;&gt;6.Vectors&lt;/span&gt;&lt;/p&gt;
&lt;p align=&quot;justify&quot; style=&quot; margin-top:0px; margin-bottom:0px; margin-left:0px; margin-right:0px; -qt-block-indent:0; text-indent:0px;&quot;&gt;&lt;span style=&quot; font-family:'MS Shell Dlg 2'; font-size:11pt;&quot;&gt;Vectors in space, addition of vectors. Linear combination of vectors, Linearly dependent and independent set of vectors, Scalar and vector product of two vectors, simple applications.&lt;/span&gt;&lt;/p&gt;
&lt;p align=&quot;justify&quot; style=&quot;-qt-paragraph-type:empty; margin-top:0px; margin-bottom:0px; margin-left:0px; margin-right:0px; -qt-block-indent:0; text-indent:0px; font-family:'MS Shell Dlg 2'; font-size:11pt;&quot;&gt;&lt;br /&gt;&lt;/p&gt;
&lt;p align=&quot;justify&quot; style=&quot; margin-top:0px; margin-bottom:0px; margin-left:0px; margin-right:0px; -qt-block-indent:0; text-indent:0px;&quot;&gt;&lt;span style=&quot; font-family:'MS Shell Dlg 2'; font-size:11pt; font-weight:600; font-style:italic; color:#5500ff;&quot;&gt;Subject: Engineering Aptitude Test (Full Marks: 18)&lt;/span&gt;&lt;/p&gt;
&lt;p align=&quot;justify&quot; style=&quot;-qt-paragraph-type:empty; margin-top:0px; margin-bottom:0px; margin-left:0px; margin-right:0px; -qt-block-indent:0; text-indent:0px; font-family:'MS Shell Dlg 2'; font-size:11pt;&quot;&gt;&lt;br /&gt;&lt;/p&gt;
&lt;p align=&quot;justify&quot; style=&quot; margin-top:0px; margin-bottom:0px; margin-left:0px; margin-right:0px; -qt-block-indent:0; text-indent:0px;&quot;&gt;&lt;span style=&quot; font-family:'MS Shell Dlg 2'; font-size:11pt;&quot;&gt;Concept of Polygons (Triangle, Square, Pentagon, Hexagon, Octagon), Circle, Inscribing and Circumscribing Circle; Arcs and Tangents; Introduction to Geometrical Solids (Cylinder, Cone, Prism and Pyramid)&lt;/span&gt;&lt;/p&gt;
&lt;p align=&quot;justify&quot; style=&quot; margin-top:0px; margin-bottom:0px; margin-left:0px; margin-right:0px; -qt-block-indent:0; text-indent:0px;&quot;&gt;&lt;span style=&quot; font-family:'MS Shell Dlg 2'; font-size:11pt;&quot;&gt;Orthographic Views of Lines and Surface (Horizontal, Vertical and Inclulined), Orthographic Views of Geometrical Solids, Objects consisting of Plane Surfaces, Curved Surfaces and Rectangular/cylindrical holes.&lt;/span&gt;&lt;/p&gt;
&lt;p align=&quot;justify&quot; style=&quot; margin-top:0px; margin-bottom:0px; margin-left:0px; margin-right:0px; -qt-block-indent:0; text-indent:0px;&quot;&gt;&lt;span style=&quot; font-family:'MS Shell Dlg 2'; font-size:11pt;&quot;&gt;Two-Stroke and Four Stroke Engines, Petrol and Diesel Engines, Renewal Energy.&lt;/span&gt;&lt;/p&gt;
&lt;p align=&quot;justify&quot; style=&quot; margin-top:0px; margin-bottom:0px; margin-left:0px; margin-right:0px; -qt-block-indent:0; text-indent:0px;&quot;&gt;&lt;span style=&quot; font-family:'MS Shell Dlg 2'; font-size:11pt;&quot;&gt;Traffic Signals, Cement, Aggregates, Bricks and Stones.&lt;/span&gt;&lt;/p&gt;
&lt;p align=&quot;justify&quot; style=&quot; margin-top:0px; margin-bottom:0px; margin-left:0px; margin-right:0px; -qt-block-indent:0; text-indent:0px;&quot;&gt;&lt;span style=&quot; font-family:'MS Shell Dlg 2'; font-size:11pt;&quot;&gt;Series and Parallel Electric Circuits, Energy Resources, Transformers, Electrical Energy Generation, Measurement of Electric Current, Voltage and Power&lt;/span&gt;&lt;/p&gt;
&lt;p align=&quot;justify&quot; style=&quot; margin-top:0px; margin-bottom:0px; margin-left:0px; margin-right:0px; -qt-block-indent:0; text-indent:0px;&quot;&gt;&lt;span style=&quot; font-family:'MS Shell Dlg 2'; font-size:11pt;&quot;&gt;Number System, Diode and Transistor, Logic Gates, Memory, CPU, Input/output Devices, Operating Systems, Internet and Email.&lt;/span&gt;&lt;/p&gt;
&lt;p align=&quot;justify&quot; style=&quot;-qt-paragraph-type:empty; margin-top:0px; margin-bottom:0px; margin-left:0px; margin-right:0px; -qt-block-indent:0; text-indent:0px; font-family:'MS Shell Dlg 2'; font-size:11pt;&quot;&gt;&lt;br /&gt;&lt;/p&gt;
&lt;p align=&quot;justify&quot; style=&quot;-qt-paragraph-type:empty; margin-top:0px; margin-bottom:0px; margin-left:0px; margin-right:0px; -qt-block-indent:0; text-indent:0px; font-family:'MS Shell Dlg 2'; font-size:11pt;&quot;&gt;&lt;br /&gt;&lt;/p&gt;
&lt;p align=&quot;justify&quot; style=&quot;-qt-paragraph-type:empty; margin-top:0px; margin-bottom:0px; margin-left:0px; margin-right:0px; -qt-block-indent:0; text-indent:0px;&quot;&gt;&lt;br /&gt;&lt;/p&gt;
&lt;p align=&quot;justify&quot; style=&quot;-qt-paragraph-type:empty; margin-top:0px; margin-bottom:0px; margin-left:0px; margin-right:0px; -qt-block-indent:0; text-indent:0px;&quot;&gt;&lt;br /&gt;&lt;/p&gt;&lt;/body&gt;&lt;/html&gt;</string>
   </property>
  </widget>
  <widget class="QLabel" name="label_pic">
   <property name="geometry">
    <rect>
     <x>167</x>
     <y>15</y>
     <width>911</width>
     <height>671</height>
    </rect>
   </property>
   <property name="text">
    <string/>
   </property>
  </widget>
  <zorder>label_pic</zorder>
  <zorder>textEdit</zorder>
 </widget>
 <resources/>
 <connections/>
</ui>
